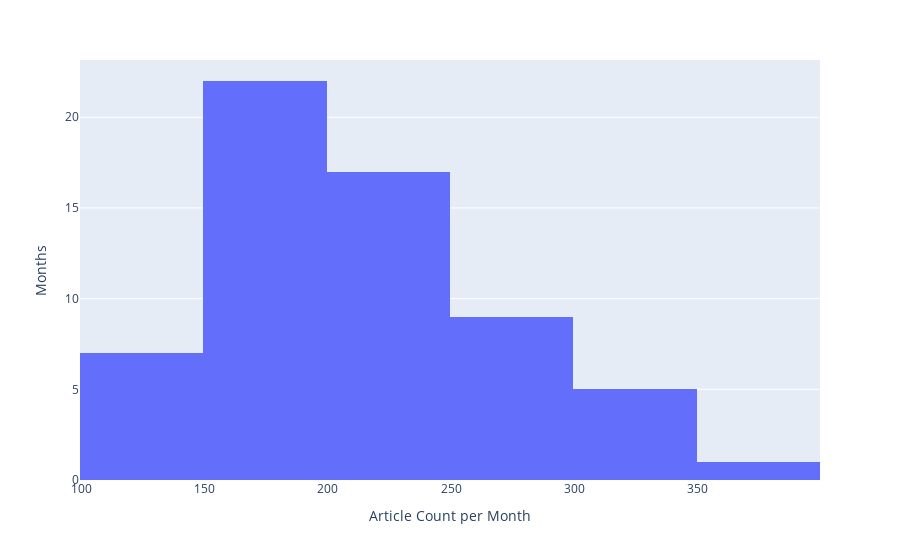

Source (notebook cell):
### Code cell
fig = px.histogram(Apl_counts_month, x="Article_Count", labels={"Article_Count" : "Article Count per Month"})
fig.update_layout(yaxis_title="Months")
fig.show()

### Figure 1 — Plotly figure (JSON) as saved in the notebook; plotly's stock layout.template omitted (floating-point values rounded to 4 significant figures)
{"data": [{"alignmentgroup": "True", "bingroup": "x", "hovertemplate": "Article Count per Month=%{x}<br>count=%{y}<extra></extra>", "legendgroup": "", "marker": {"color": "#636efa", "pattern": {"shape": ""}}, "name": "", "offsetgroup": "", "orientation": "v", "showlegend": false, "type": "histogram", "x": [115, 181, 192, 264, 247, 238, 376, 304, 226, 175, 341, 202, 274, 225, 179, 298, 221, 319, 252, 258, 223, 221, 200, 139, 166, 254, 168, 139, 172, 152, 329, 198, 169, 204, 237, 121, 230, 185, 203, 222, 170, 178, 283, 223, 189, 172, 192, 148, 168, 203, 183, 278, 122, 183, 311, 179, 146, 202, 290, 191, 161], "xaxis": "x", "yaxis": "y"}], "layout": {"barmode": "relative", "legend": {"tracegroupgap": 0}, "margin": {"t": 60}, "xaxis": {"anchor": "y", "domain": [0, 1], "title": {"text": "Article Count per Month"}}, "yaxis": {"anchor": "x", "domain": [0, 1], "title": {"text": "Months"}}}}
